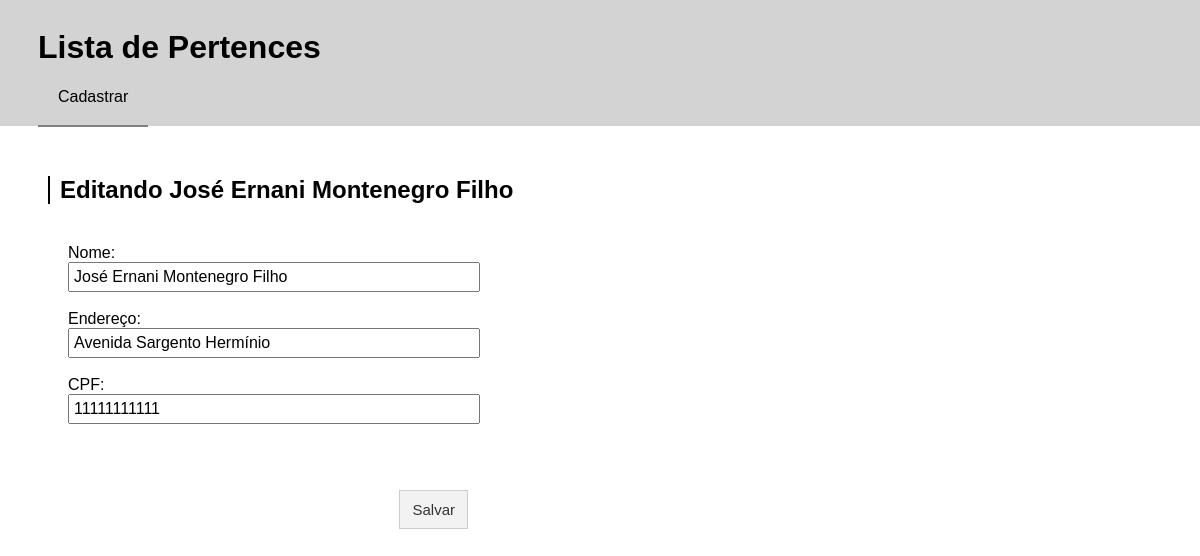
The app's page /pessoa/9/editar/ with its own data.
### crud_app/models.py (models this page shows, shortened)
class Pessoa(models.Model):
    nome_pessoa = models.CharField(max_length=45)
    endereco = models.CharField(max_length=100)
    cpf = models.CharField(max_length=15)

### crud_app/views.py (the view)
# urls.py: url(r'^pessoa/(?P<pk>[0-9]+)/editar/$', views.editarPessoa, name='editarPessoa'),
def editarPessoa(request, pk):
    pessoa = get_object_or_404(Pessoa, pk=pk)
    if request.method == 'POST':
        form = FormPessoa(request.POST, instance=pessoa)
        if form.is_valid():
            pessoa = form.save(commit=False)
            pessoa.save()
            return redirect('detalhes', pk=pessoa.pk)
    else:
        form = FormPessoa(instance=pessoa)
    return render(request, 'crud_app/editarPessoa.html', {'form':form, 'nome_pessoa':pessoa.nome_pessoa})

### crud_app/forms.py
class FormPessoa(ModelForm):
    class Meta:
        model = Pessoa
        fields = ('nome_pessoa', 'endereco', 'cpf')

### crud_app/templates/crud_app/editarPessoa.html
{% extends 'crud_app/base.html' %}
{% block conteudo %}
    <h2 class="titulo">Editando {{ nome_pessoa }}</h2>
    <form method="post">{% csrf_token %}
        Nome: {{ form.nome_pessoa }}<br><br>
        Endereço: {{ form.endereco }}<br><br>
        CPF: {{ form.cpf }}<br><br>
        <br>
        <button class="botao" type="submit">Salvar</button>
    </form>
{% endblock %}

### crud_app/static/css/crud_app.css (style rules this page uses)
html { position: relative; min-height: 100%; }
body { font-family: sans-serif; }
button.botao { display:inline-block; padding:10px 12px; margin: 30px 0px 30px 0px; border:1px solid #ccc; background-color:#f2f2f2; color:#333; font:15px arial, sans-serif; }
form { display: block; margin-top: 40px; margin-bottom: 100px; width: 400px; padding-left: 20px; animation-duration: 1s; animation-name: entra_opacidade; }
form input, textarea { margin: 0px; font-size: 12pt; font-family: Arial, sans-serif; padding: 4px; width: 100%; }
form button { float: right; margin: 20px -10px 0px 0px; }
h2.titulo { border-left: 2px solid black; padding-left: 10px; animation-duration: 2s; animation-name: borda_desliza; }

### records on screen
Pessoa: nome_pessoa "José Ernani Montenegro Filho", endereco "Avenida Sargento Hermínio", cpf "11111111111"
